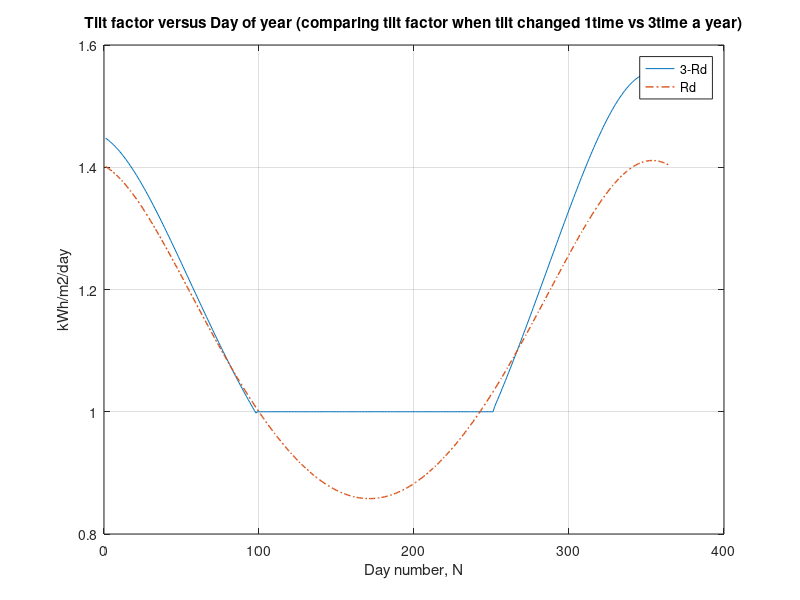
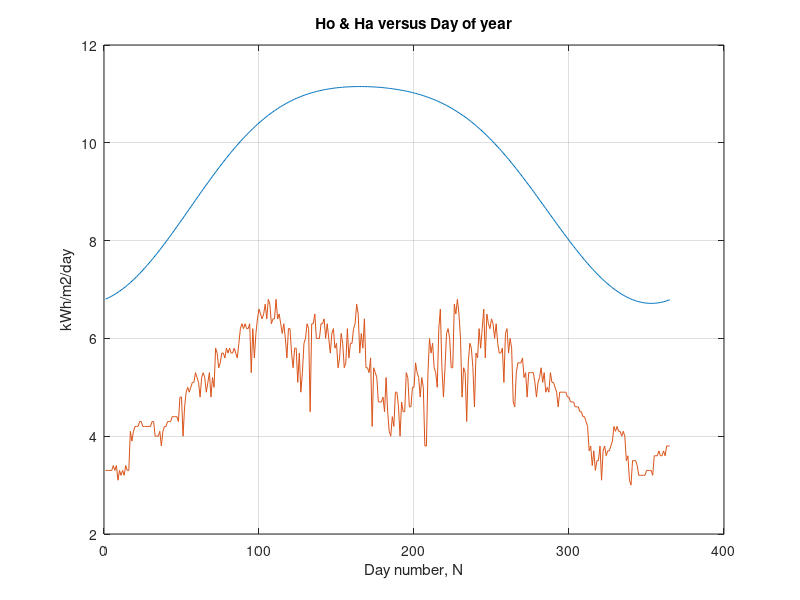
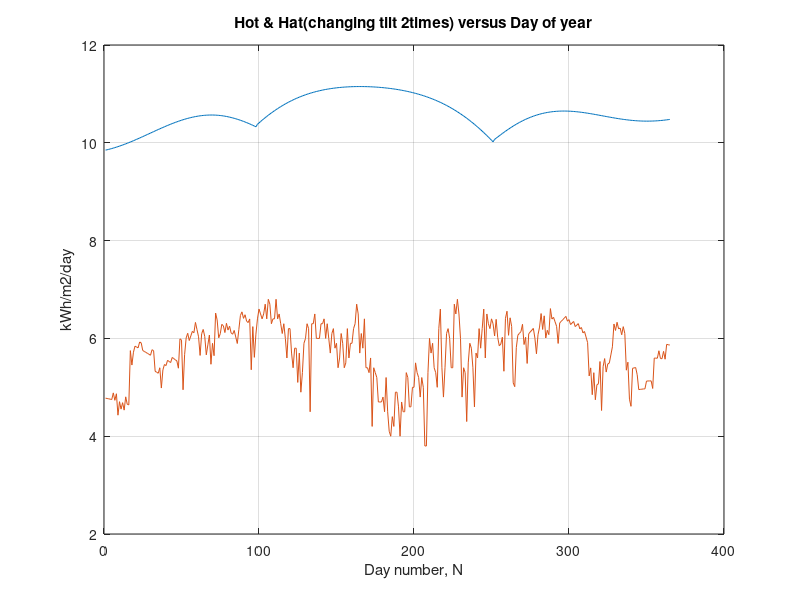
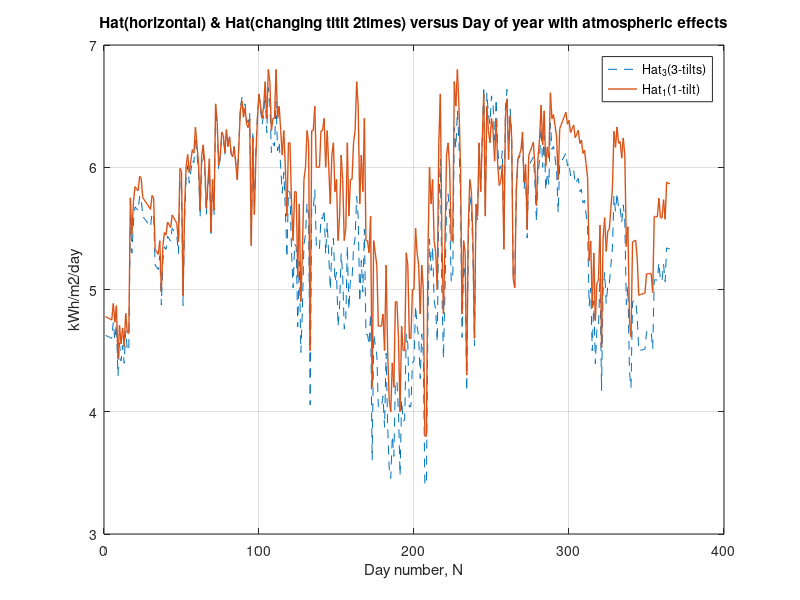

These charts were generated, in order, by the following MATLAB code:
% % % % % % % % % % % % % % % % % % % % % % % % % 
% Description : Calculation of the incident energy on a Tilted surface
%               given the latitude and day number.Changing angles 3 time a
%               year including atmospheric effects
% INPUTS
%       N= Day number,N=1 for jan 1st & N=365 for dec 31st
%       Q= Latitude of the place in degrees (convert to radians)
clc
clear
load('tiltfactor.mat');
load('Hat1.mat');
% R = readstruct('tiltfactor.mat');
%%%%%%%%%%%%%%%%%%%%%%%%%%%%%%%%%%%%%%%%%%%%%%%%%%
% Results = B=23 deg for N:1 to 98
%           B=0 deg for N:99 to 251
%           B=30 deg for N:252 to 365
%%%%%%%%%%%%%%%%%%%%%%%%%%%%%%%%%%%%%%%%%%%%%%%%%%
% INPUTS

% Locality
% Latitude Q = 22.5289442 deg North (IIT indore,APJ)
Q= 22.53;
Q=Q*pi/180; % in radians 


%constants
Lsc = 1.37 ; %kW/m2 - mean solar constant

Ha= [3.3 5.4 6.1 5.4 4.6;
3.3	5.5	6.2	6.1	4.9;
3.3	5.7	5.8	6.2	4.9;
3.3	5.7	5.9	6.0	4.9;
3.3	5.6	5.4	5.4	4.9;
3.4	5.8	5.6	5.4	4.9;
3.3	5.7	6.1	6.7	4.8;
3.4	5.8	5.9	6.5	4.8;
3.1	5.7	5.4	6.8	4.7;
3.3	5.7	5.5	6.5	4.7;
3.2	5.8	6.2	6.0	4.7;
3.3	5.7	5.6	4.8	4.6;
3.2	5.6	5.9	5.4	4.6;
3.4	5.9	5.9	5.3	4.6;
3.3	6.2	6.2	4.3	4.5;
3.3	6.3	6.3	5.5	4.5;
4.1	6.2	6.7	5.9	4.4;
3.9	6.3	6.5	5.8	4.4;
4.1	6.2	5.7	5.4	4.3;
4.2	6.2	6.1	4.6	4.2;
4.2	6.3	5.8	5.7	3.7;
4.2	5.3	6.4	5.6	3.8;
4.3	6.2	5.4	6.2	3.4;
4.3	5.6	5.4	5.8	3.7;
4.2	6.1	5.3	6.2	3.3;
4.2	6.4	5.6	6.6	3.5;
4.2	6.6	4.2	5.6	3.5;
4.2	6.5	5.4	6.5	3.8;
4.2	6.4	5.3	6.3	3.1;
4.2	6.5	5.2	6.2	3.7;
4.3	6.7	4.7	6.4	3.8;
4.3	6.4	4.7	6.3	3.6;
4.0 6.8	4.7	6.0	3.7;
4.0	6.7	4.8	6.3	3.7;
4.0	6.3	4.5	5.9	3.8;
4.1	6.4	5.2	5.7	3.9;
3.8	6.4	4.5	5.7	4.2;
4.1	6.8	4.1	5.8	4.1;
4.2	6.4	4.0	5.1	4.2;
4.2	6.5	4.4	6.1	4.1;
4.3	6.3	4.2	6.2	4.1;
4.3	6.1	4.9	5.7	4.0;
4.3	6.3	4.9	6.0	4.1;
4.4	6.0	4.6	5.8	4.0;
4.4	5.6	4.0	4.7	3.5;
4.4	6.2	4.7	4.6	3.6;
4.4	6.2	4.5	5.3	3.1;
4.3	5.7	4.5	5.5	3.0;
4.8	5.4	5.3	5.5	3.5;
4.8	5.8	5.2	5.5	3.5;
4.0	5.8	4.6	5.6	3.5;
4.6	5.1	4.6	5.2	3.4;
4.9	5.7	5.0	5.3	3.2;
5.0	4.9	5.0	4.8	3.2;
4.9	5.3	5.5	5.3	3.2;
5.0	5.9	5.3	5.3	3.2;
5.1	6.0	5.2	5.3	3.2;
5.1	6.3	4.8	5.3	3.3;
5.3	6.2	5.2	5.1	3.3;
5.2	4.5	5.0	4.8	3.3;
5.1	6.3	3.8	5.1	3.3;
4.8	6.3	3.8	5.2	3.2;
5.2	6.5	5.3	5.4	3.6;
5.3	6.0	6.0	5.1	3.6;
5.2	6.0	5.7	5.3	3.6;
4.9	6.0	5.9	4.9	3.7;
5.1	6.3	5.4	5.0	3.6;
5.3	6.3	5.3	4.9	3.6;
4.8	6.4	5.0	5.3	3.7;
5.2	6.0	6.2	5.1	3.6;
5.0	6.3	6.6	5.1	3.8;
5.8	6.0	5.4	5.0	3.8;
5.7	5.7	4.8	4.9	3.8];

% Calculation of insolation and energy on all days of the year
    
    for N=1:365
        
    %Calculation of declination
    a = 2*pi*(N-80)/365 ;
    d = 23.45*sin(a)*(pi/180) ; % radians

    % calculation of extra-terrestrial insolation scale factor and hour
    % angle
    k = 1 + 0.033*cos(2*pi*N/365);
    wsr = acos(-1*tan(d)*tan(Q));
    
    % Calculation of daily energy available for horizontal surface
    % (kWh/m2/day)
    if(N>=1)&&(N<=98)
        B=23*pi/180;
        wsrb = acos(-1*tan(d)*tan(Q-B));
         wsrt = min(wsr,wsrb);   
        Hot(N) = (24*k*Lsc/pi)*(cos(d)*cos(Q-B)*sin(wsrt) + wsrt*sin(d)*sin(Q-B));
    elseif (N>98) && (N<=251)
        B=0;
        wsrb = acos(-1*tan(d)*tan(Q-B));
         wsrt = min(wsr,wsrb);   
        Hot(N) = (24*k*Lsc/pi)*(cos(d)*cos(Q-B)*sin(wsrt) + wsrt*sin(d)*sin(Q-B));
    else
            B=30*pi/180;
             wsrb = acos(-1*tan(d)*tan(Q-B));
         wsrt = min(wsr,wsrb);   
        Hot(N) = (24*k*Lsc/pi)*(cos(d)*cos(Q-B)*sin(wsrt) + wsrt*sin(d)*sin(Q-B));
    end
            Ho(N) = (24*k*Lsc/pi)*(cos(d)*cos(Q)*sin(wsr) + wsr*sin(d)*sin(Q));
    days(N) = N;
    
     Rd1(N) = Hot(N)/Ho(N);
    
    Hat3(N)= Ha(N)*Rd1(N);
    end
     Ha1=reshape(Ha,1,365);
     s4=sum(Hat3);
     s5=sum(Hot);
figure(6)
plot(days,Rd1,days,Rd,'-.','linewidth',1);grid, xlabel('Day number, N'), ylabel('kWh/m2/day');
title('Tilt factor versus Day of year (comparing tilt factor when tilt changed 1time vs 3time a year)');
legend('3-Rd','Rd')

figure(7)
plot(days,Ho,days,Ha1);grid, xlabel('Day number, N'), ylabel('kWh/m2/day'), title('Ho & Ha versus Day of year');

figure(8)
plot(days,Hot,days,Hat3);grid, xlabel('Day number, N'), ylabel('kWh/m2/day'), title('Hot & Hat(changing tilt 2times) versus Day of year');

figure(9)
plot(days,Hat,'--',days,Hat3,'linewidth',1);grid, xlabel('Day number, N'), ylabel('kWh/m2/day');
title('Hat(horizontal) & Hat(changing titlt 2times) versus Day of year with atmospheric effects');
legend('Hat_3(3-tilts)','Hat_1(1-tilt)')

figure(10)
plot(days,Ho,days,Hot);grid, xlabel('Day number, N'), ylabel('kWh/m2/day'), title('Ho & Hot(changing tilt 2times) versus Day of year');